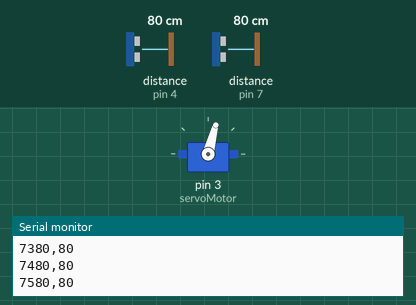
This sketch was run on a simulated Arduino Uno, built with avr-gcc and run on an emulated ATmega328P. On the bench: servo, the last lines printed to the serial monitor. The inputs (shaded band) are chosen by the test bench; at power-on: distance to the obstacle (sensors on pin 4, pin 7) 80 cm.

Above: at 3.2 s.
3.3 s: distance to the obstacle (sensor on pin 4) set to 2 cm
At 4.61 s:
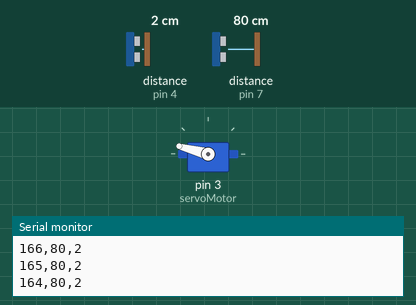
6.3 s: distance to the obstacle (sensor on pin 7) set to 18 cm
At 6.46 s:
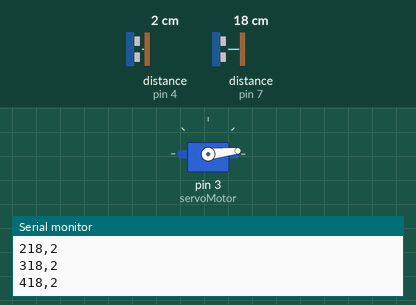
9.3 s: distance to the obstacle (sensor on pin 4) set to 9 cm
At 9.51 s:
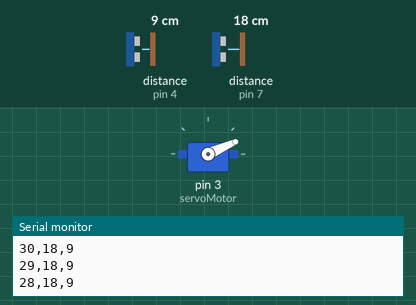
12.3 s: distance to the obstacle (sensor on pin 7) set to 2 cm
Timing chart, 0 to 16.3 s (numbered marks = the images above; inputs shaded):
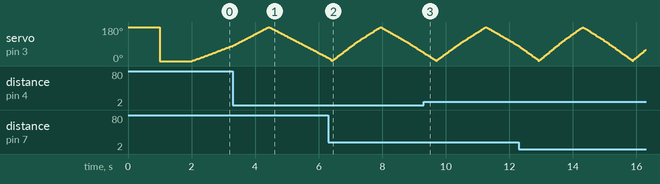

The sketch:

redar.ino
```cpp
#include <HCSR04.h>
#include <Servo.h>

UltraSonicDistanceSensor distanceSensor(6, 7);
UltraSonicDistanceSensor distanceSensor2(5, 4);
Servo servoMotor;

int delayTime = 5;
long d;
long d2;

void setup() {
  Serial.begin(9600);

  //Check the servo motor working
  servoMotor.attach(3);
  servoMotor.write(180);
  delay(1000);
  servoMotor.write(0);
  delay(1000);

}

void loop() {

  //Get ultrasonic sensor reading
  for (int i = 1; i < 180; i++) {
    readSensors();
    Serial.print(i);
    Serial.print(d);
    Serial.print(",");
    Serial.println(d2);
    servoMotor.write(i);
    delay(delayTime);
  }

  for (int i = 180; i > 1; i--) {
    readSensors();
    Serial.print(i);
    Serial.print(",");
    Serial.print(d);
    Serial.print(",");
    Serial.println(d2);
    servoMotor.write(i);
    delay(delayTime);
  }
}

void readSensors() {
  d = distanceSensor.measureDistanceCm();
  d2 = distanceSensor2.measureDistanceCm();
}
```
